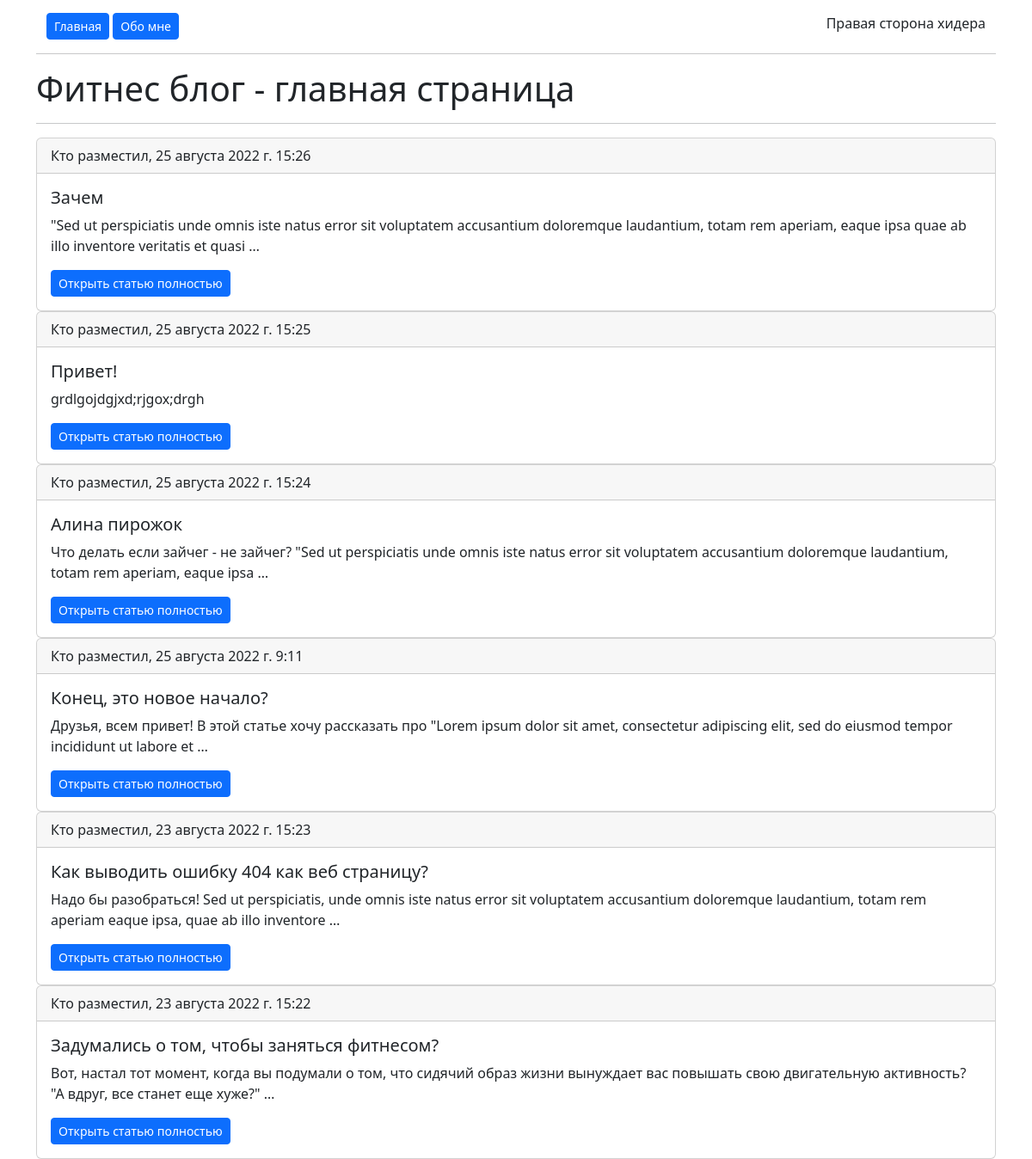
The app's page /, older data.
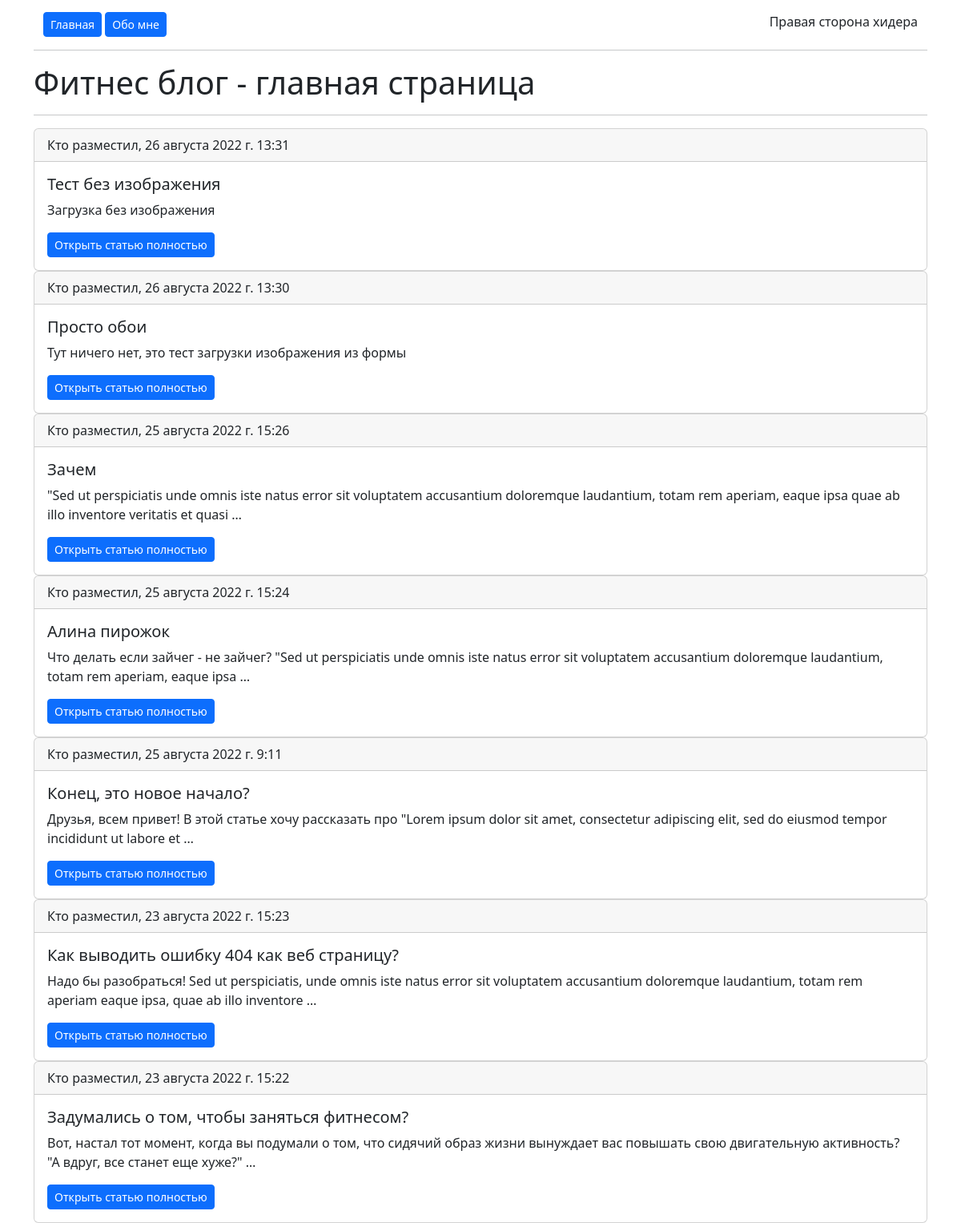
The same page, newer data.
### main/models.py (models this page shows, shortened)
class Article(models.Model):
    title = models.CharField(max_length=250, verbose_name='Название статьи')
    slug = models.SlugField(max_length=255, unique=True, db_index=True, verbose_name='URL')
    content = models.TextField(blank=True, verbose_name='Текст')
    image = models.ImageField(upload_to='images/', blank=True, verbose_name='Изображение')
    time_create = models.DateTimeField(auto_now_add=True, verbose_name='Создано')
    time_update = models.DateTimeField(auto_now=True, verbose_name='Отредактировано')
    is_published = models.BooleanField(default=True, verbose_name='Опубликовано')
    category = models.ForeignKey('Category', on_delete=PROTECT, verbose_name='Категория')
    class Meta:
        verbose_name = 'Статья'
        verbose_name_plural = 'Статьи'
        ordering = ['-time_create']

### main/views.py (the view)
# urls.py: path('', views.MainPage.as_view(), name='Главная'),
class MainPage(ListView):
    model = Article
    template_name = 'main/index.html'
    context_object_name = 'articles'
    extra_context = {'title': 'Фитнес блог - главная страница'}
    def get_queryset(self):
        return Article.objects.filter(is_published=True)

### main/templates/main/index.html
{% extends 'main/layout.html' %}
{% block content %}
<h1>{{ title }}</h1>
<hr>
{% for el in articles %}
<div class="card">
  <div class="card-header">
    Кто разместил, {{ el.time_create }}
  </div>
  <div class="card-body">
    <h5 class="card-title">{{ el.title }}</h5>
    <p class="card-text">{{ el.content|truncatewords:25 }}</p>
    <a href="{% url 'article_detail' el.slug %}" class="btn btn-primary btn-sm">Открыть статью полностью</a>
  </div>
</div>
{% endfor %}
{% endblock %}

Row changes from the older to the newer data that the page shows:
removed Article: time_create "25 августа 2022 г. 15:25", title "Привет!", content "grdlgojdgjxd;rjgox;drgh"
added Article: time_create "26 августа 2022 г. 13:31", title "Тест без изображения", content "Загрузка без изображения"
added Article: time_create "26 августа 2022 г. 13:30", title "Просто обои", content "Тут ничего нет, это тест загрузки изображения из формы"
